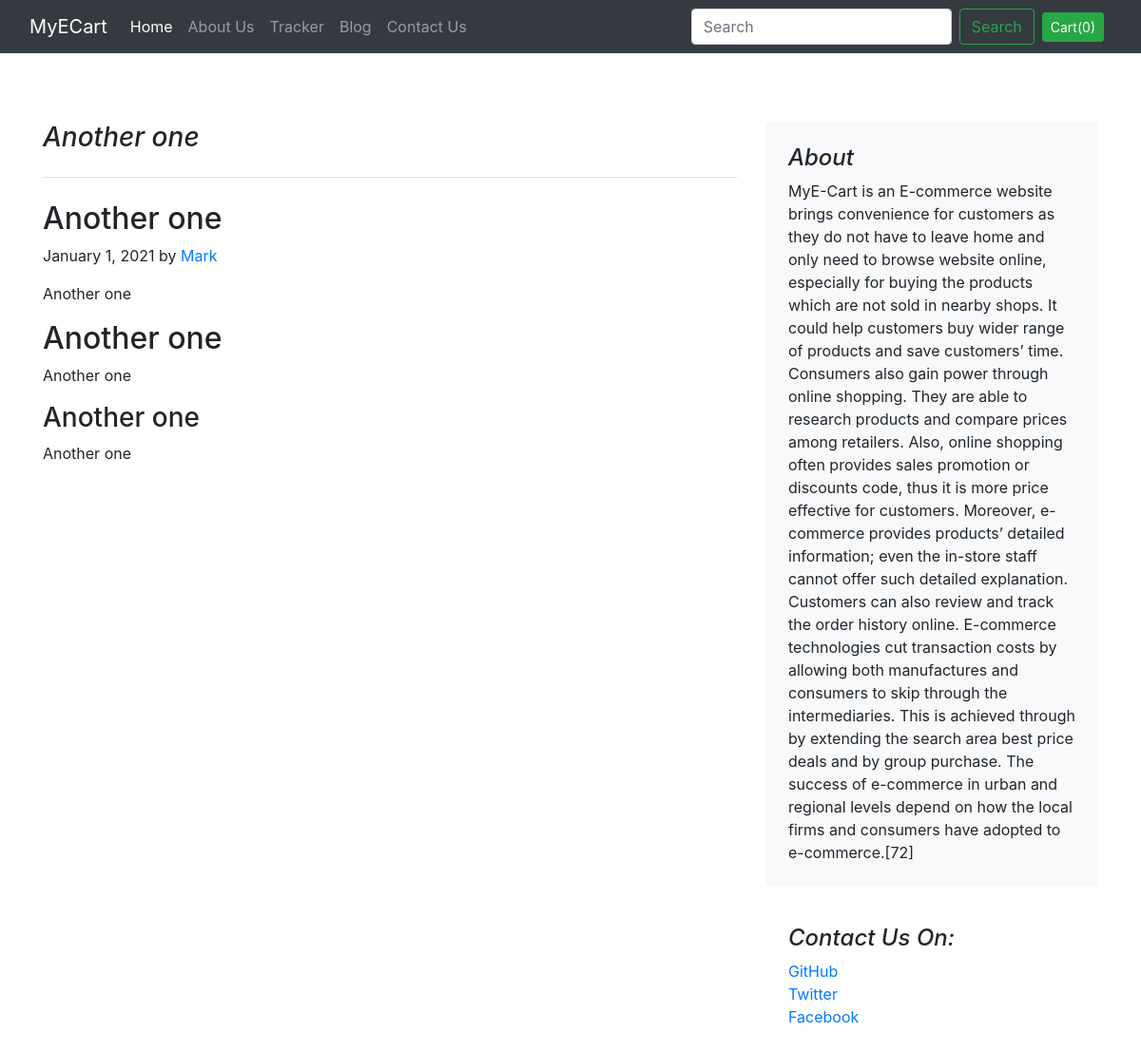
The app's page /blog/blogpost/3 with its own data.
### blog/models.py (models this page shows)
class Blogpost(models.Model):
    post_id = models.AutoField(primary_key=True)
    title = models.CharField(max_length=50)
    head0=models.CharField(max_length=500,default="")
    chead0=models.CharField(max_length=5000,default="")
    head1=models.CharField(max_length=500,default="")
    chead1=models.CharField(max_length=5000,default="")
    head2=models.CharField(max_length=500,default="")
    chead2=models.CharField(max_length=5000,default="")
    pub_date = models.DateField()
    Thumbnail=models.ImageField(upload_to='shop/images',default="")
    def __str__(self):
        return self.title

### blog/views.py (the view)
# urls.py: path("blogpost/<int:id>",views.blogpost,name="blogPost")
def blogpost(request,id):
    post = Blogpost.objects.filter(post_id=id)[0]
    print(post)
    return render(request,'blog/blogpost.html',{'post':post})

### blog/templates/blog/blogpost.html (shortened to what this page needs)
{% extends 'blog/basic.html' %}
{% block body %}
<div class="container mt-3">
<div class="row g-5 my-4">
    <div class="col-md-8">
      <h3 class="pb-4 mb-4 fst-italic border-bottom">
      {{post.title}}
      </h3>
      <article class="blog-post">
        <h2 class="blog-post-title">{{post.head0}}</h2>
        <p class="blog-post-meta">January 1, 2021 by <a href="#">Mark</a></p>
        <p>{{post.chead0}}</p>
        <h2>{{post.head1}}</h2>
        <p>{{post.chead1}}</p>
        <h3>{{post.head2}}</h3>
        <p>{{post.chead2}}</p>
      </article>
    </div>
    <div class="col-md-4">
      <div class="position-sticky" style="top: 2rem;">
        <div class="p-4 mb-3 bg-light rounded">
          <h4 class="fst-italic">About</h4>
          <p class="mb-0">MyE-Cart is an E-commerce website brings convenience for customers as they do not have to leave home and only need to browse website online, especially for buying the products which are not sold in nearby shops. It could help customers buy wider range of products and save customers’ time. Consumers also gain power through online shopping. They are able to research products and compare prices among retailers. Also, online shopping often provides sales promotion or discounts code, thus it is more price effective for customers. Moreover, e-commerce provides products’ detailed information; even the in-store staff cannot offer such detailed explanation. Customers can also review and track the order history online.
E-commerce technologies cut transaction costs by allowing both manufactures and consumers to skip through the intermediaries. This is achieved through by extending the search area best price deals and by group purchase. The success of e-commerce in urban and regional levels depend on how the local firms and consumers have adopted to e-commerce.[72]
</div>
        <div class="p-4">
          <h4 class="fst-italic">Contact Us On:</h4>
          <ol class="list-unstyled">
            <li><a href="#">GitHub</a></li>
            <li><a href="#">Twitter</a></li>
            <li><a href="#">Facebook</a></li>
          </ol>
        </div>
      </div>
    </div>
  </div>
</div>
{% endblock %}

### records on screen
Blogpost: title "Another one", head0 "Another one", chead0 "Another one", head1 "Another one", chead1 "Another one", head2 "Another one", chead2 "Another one"
